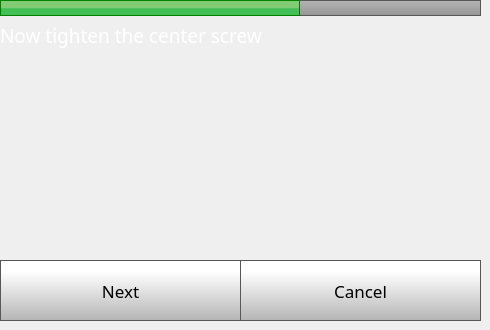
    <widget class="QWidget" name="step5Page">
     <widget class="QLabel" name="caliberateLabel_13">
      <property name="geometry">
       <rect>
        <x>0</x>
        <y>20</y>
        <width>481</width>
        <height>31</height>
       </rect>
      </property>
      <property name="font">
       <font>
        <family>Gotham</family>
        <pointsize>14</pointsize>
        <weight>50</weight>
        <bold>false</bold>
       </font>
      </property>
      <property name="styleSheet">
       <string notr="true">color: rgb(255, 255, 255);</string>
      </property>
      <property name="text">
       <string>Now tighten the center screw</string>
      </property>
      <property name="wordWrap">
       <bool>true</bool>
      </property>
     </widget>
     <widget class="QLabel" name="caliberateLabel_14">
      <property name="geometry">
       <rect>
        <x>0</x>
        <y>0</y>
        <width>300</width>
        <height>16</height>
       </rect>
      </property>
      <property name="font">
       <font>
        <family>Gotham</family>
        <pointsize>14</pointsize>
        <weight>50</weight>
        <bold>false</bold>
       </font>
      </property>
      <property name="styleSheet">
       <string notr="true">	background-color: qlineargradient(spread:pad, x1:0, y1:0.523, x2:0, y2:0.534, stop:0 rgba(130, 203, 117, 255), stop:1 rgba(66, 191, 85, 255));
border: 1px solid green;</string>
      </property>
      <property name="text">
       <string/>
      </property>
     </widget>
     <widget class="QPushButton" name="step5CancelButton">
      <property name="geometry">
       <rect>
        <x>240</x>
        <y>260</y>
        <width>241</width>
        <height>61</height>
       </rect>
      </property>
      <property name="font">
       <font>
        <family>Gotham</family>
        <pointsize>13</pointsize>
       </font>
      </property>
      <property name="styleSheet">
       <string notr="true">QPushButton {
     border: 1px solid rgb(87, 87, 87);
	background-color: qlineargradient(spread:pad, x1:0, y1:1, x2:0, y2:0.188, stop:0 rgba(180, 180, 180, 255), stop:1 rgba(255, 255, 255, 255));


}

QPushButton:pressed {
    background-color: qlineargradient(x1: 0, y1: 0, x2: 0, y2: 1,
                                      stop: 0 #dadbde, stop: 1 #f6f7fa);
}

QPushButton:flat {
    border: none; /* no border for a flat push button */
}

QPushButton:default {
    border-color: navy; /* make the default button prominent */
}

QPushButton:focus {
	outline: none;
}</string>
      </property>
      <property name="text">
       <string>Cancel</string>
      </property>
      <property name="iconSize">
       <size>
        <width>40</width>
        <height>40</height>
       </size>
      </property>
     </widget>
     <widget class="QPushButton" name="step5NextButton">
      <property name="geometry">
       <rect>
        <x>0</x>
        <y>260</y>
        <width>241</width>
        <height>61</height>
       </rect>
      </property>
      <property name="font">
       <font>
        <family>Gotham</family>
        <pointsize>13</pointsize>
       </font>
      </property>
      <property name="styleSheet">
       <string notr="true">QPushButton {
     border: 1px solid rgb(87, 87, 87);
	background-color: qlineargradient(spread:pad, x1:0, y1:1, x2:0, y2:0.188, stop:0 rgba(180, 180, 180, 255), stop:1 rgba(255, 255, 255, 255));


}

QPushButton:pressed {
    background-color: qlineargradient(x1: 0, y1: 0, x2: 0, y2: 1,
                                      stop: 0 #dadbde, stop: 1 #f6f7fa);
}

QPushButton:flat {
    border: none; /* no border for a flat push button */
}

QPushButton:default {
    border-color: navy; /* make the default button prominent */
}

QPushButton:focus {
	outline: none;
}</string>
      </property>
      <property name="text">
       <string>Next</string>
      </property>
      <property name="iconSize">
       <size>
        <width>40</width>
        <height>40</height>
       </size>
      </property>
     </widget>
     <widget class="QLabel" name="turnCenterLevelingScrewLabel">
      <property name="geometry">
       <rect>
        <x>60</x>
        <y>60</y>
        <width>360</width>
        <height>240</height>
       </rect>
      </property>
      <property name="styleSheet">
       <string notr="true">background-color: rgba(255, 255, 255, 0);</string>
      </property>
      <property name="text">
       <string/>
      </property>
      <property name="scaledContents">
       <bool>true</bool>
      </property>
     </widget>
     <widget class="QLabel" name="caliberateLabel_24">
      <property name="geometry">
       <rect>
        <x>0</x>
        <y>0</y>
        <width>481</width>
        <height>16</height>
       </rect>
      </property>
      <property name="font">
       <font>
        <family>Gotham</family>
        <pointsize>14</pointsize>
        <weight>50</weight>
        <bold>false</bold>
       </font>
      </property>
      <property name="styleSheet">
       <string notr="true">    border: 1px solid rgb(87, 87, 87);
 /*  border-bottom-left-radius: 10px;
 border-bottom-right-radius: 10px;*/
	background-color: qlineargradient(spread:pad, x1:0, y1:1, x2:0, y2:0, stop:0 rgba(150, 150, 150, 255), stop:1 rgba(180, 180, 180, 255));</string>
      </property>
      <property name="text">
       <string/>
      </property>
     </widget>
     <zorder>turnCenterLevelingScrewLabel</zorder>
     <zorder>caliberateLabel_24</zorder>
     <zorder>caliberateLabel_13</zorder>
     <zorder>caliberateLabel_14</zorder>
     <zorder>step5CancelButton</zorder>
     <zorder>step5NextButton</zorder>
    </widget>
